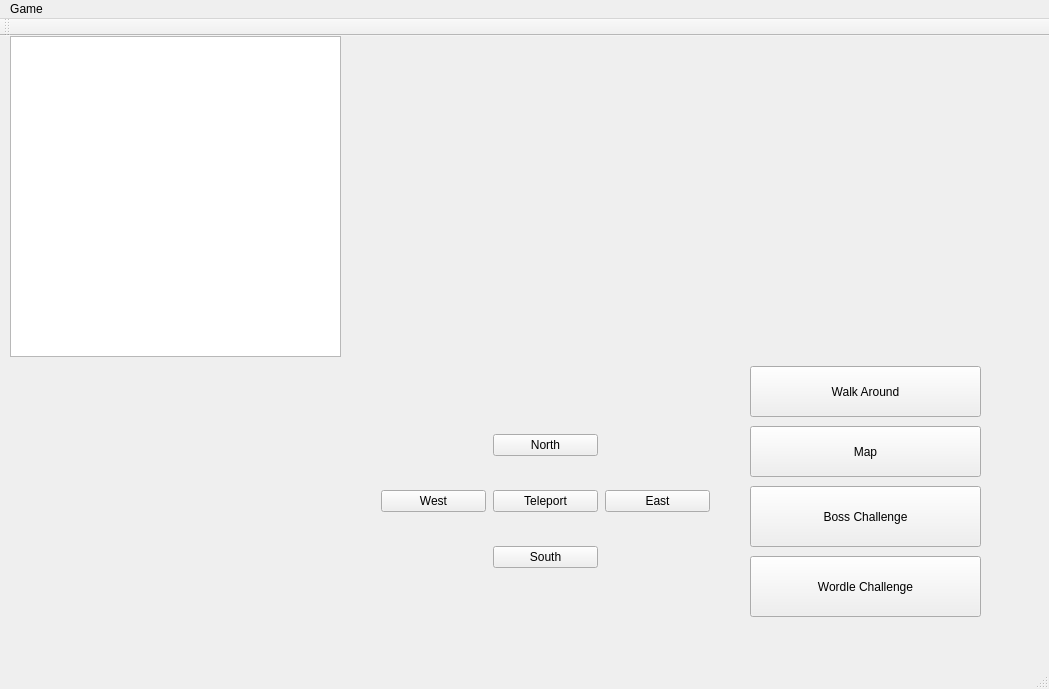
<?xml version="1.0" encoding="UTF-8"?>
<ui version="4.0">
 <class>MainWindow</class>
 <widget class="QMainWindow" name="MainWindow">
  <property name="geometry">
   <rect>
    <x>0</x>
    <y>0</y>
    <width>1049</width>
    <height>689</height>
   </rect>
  </property>
  <property name="windowTitle">
   <string>MainWindow</string>
  </property>
  <widget class="QWidget" name="centralWidget">
   <widget class="QTextEdit" name="textEdit">
    <property name="geometry">
     <rect>
      <x>10</x>
      <y>0</y>
      <width>331</width>
      <height>321</height>
     </rect>
    </property>
    <property name="styleSheet">
     <string notr="true">QTextEdit {background-color:rgb(255,132,139,0); broder-radius:3px;color:rbg(0,0,0);}|</string>
    </property>
   </widget>
   <widget class="QPushButton" name="pushButton_boss">
    <property name="geometry">
     <rect>
      <x>750</x>
      <y>450</y>
      <width>231</width>
      <height>61</height>
     </rect>
    </property>
    <property name="text">
     <string>Boss Challenge</string>
    </property>
   </widget>
   <widget class="QLabel" name="label">
    <property name="geometry">
     <rect>
      <x>400</x>
      <y>10</y>
      <width>581</width>
      <height>291</height>
     </rect>
    </property>
    <property name="text">
     <string/>
    </property>
   </widget>
   <widget class="QPushButton" name="pushButton_walk">
    <property name="geometry">
     <rect>
      <x>750</x>
      <y>330</y>
      <width>231</width>
      <height>51</height>
     </rect>
    </property>
    <property name="text">
     <string>Walk Around</string>
    </property>
   </widget>
   <widget class="QLabel" name="label_2">
    <property name="geometry">
     <rect>
      <x>30</x>
      <y>340</y>
      <width>301</width>
      <height>281</height>
     </rect>
    </property>
    <property name="text">
     <string/>
    </property>
    <property name="pixmap">
     <pixmap>Image/DH.jpg</pixmap>
    </property>
    <property name="alignment">
     <set>Qt::AlignLeading|Qt::AlignLeft|Qt::AlignTop</set>
    </property>
    <property name="indent">
     <number>0</number>
    </property>
   </widget>
   <widget class="QWidget" name="gridLayoutWidget">
    <property name="geometry">
     <rect>
      <x>370</x>
      <y>360</y>
      <width>351</width>
      <height>211</height>
     </rect>
    </property>
    <layout class="QGridLayout" name="gridLayout">
     <property name="sizeConstraint">
      <enum>QLayout::SetDefaultConstraint</enum>
     </property>
     <property name="spacing">
      <number>7</number>
     </property>
     <item row="3" column="1">
      <widget class="QPushButton" name="pushButton_south">
       <property name="text">
        <string>South</string>
       </property>
      </widget>
     </item>
     <item row="0" column="1">
      <widget class="QPushButton" name="pushButton_north">
       <property name="text">
        <string>North</string>
       </property>
      </widget>
     </item>
     <item row="1" column="0">
      <widget class="QPushButton" name="pushButton_west">
       <property name="text">
        <string>West</string>
       </property>
      </widget>
     </item>
     <item row="1" column="1">
      <widget class="QPushButton" name="pushButton_tele">
       <property name="text">
        <string>Teleport</string>
       </property>
      </widget>
     </item>
     <item row="1" column="2">
      <widget class="QPushButton" name="pushButton_east">
       <property name="text">
        <string>East</string>
       </property>
      </widget>
     </item>
    </layout>
   </widget>
   <widget class="QPushButton" name="pushButton_map">
    <property name="geometry">
     <rect>
      <x>750</x>
      <y>390</y>
      <width>231</width>
      <height>51</height>
     </rect>
    </property>
    <property name="text">
     <string>Map</string>
    </property>
   </widget>
   <widget class="QPushButton" name="pushButton_wordle">
    <property name="geometry">
     <rect>
      <x>750</x>
      <y>520</y>
      <width>231</width>
      <height>61</height>
     </rect>
    </property>
    <property name="text">
     <string>Wordle Challenge</string>
    </property>
   </widget>
   <zorder>textEdit</zorder>
   <zorder>pushButton_boss</zorder>
   <zorder>label</zorder>
   <zorder>label_2</zorder>
   <zorder>pushButton_walk</zorder>
   <zorder>gridLayoutWidget</zorder>
   <zorder>pushButton_map</zorder>
   <zorder>pushButton_wordle</zorder>
  </widget>
  <widget class="QMenuBar" name="menuBar">
   <property name="geometry">
    <rect>
     <x>0</x>
     <y>0</y>
     <width>1049</width>
     <height>27</height>
    </rect>
   </property>
   <widget class="QMenu" name="menuGame">
    <property name="title">
     <string>Game</string>
    </property>
    <addaction name="actionExit"/>
   </widget>
   <addaction name="menuGame"/>
  </widget>
  <widget class="QToolBar" name="mainToolBar">
   <attribute name="toolBarArea">
    <enum>TopToolBarArea</enum>
   </attribute>
   <attribute name="toolBarBreak">
    <bool>false</bool>
   </attribute>
  </widget>
  <widget class="QStatusBar" name="statusBar"/>
  <action name="actionExit">
   <property name="checkable">
    <bool>false</bool>
   </property>
   <property name="text">
    <string>Exit</string>
   </property>
  </action>
 </widget>
 <layoutdefault spacing="6" margin="11"/>
 <resources/>
 <connections/>
</ui>
